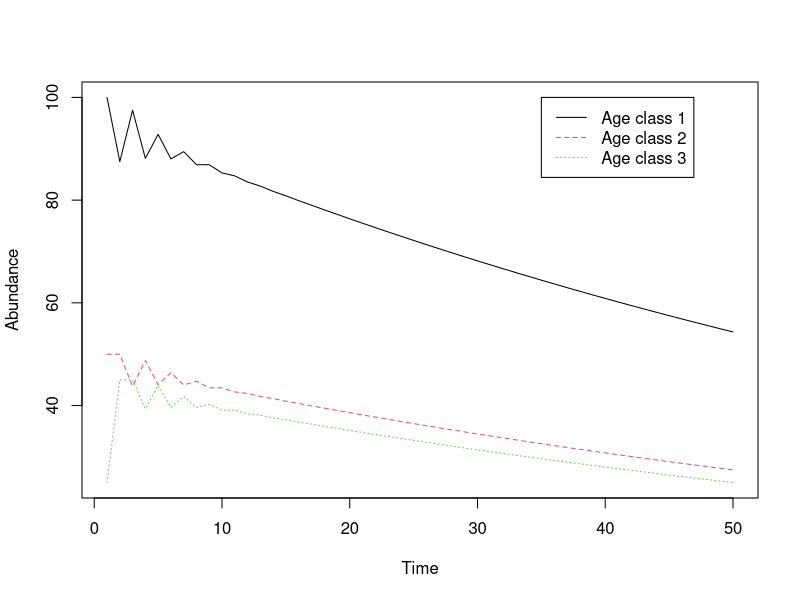
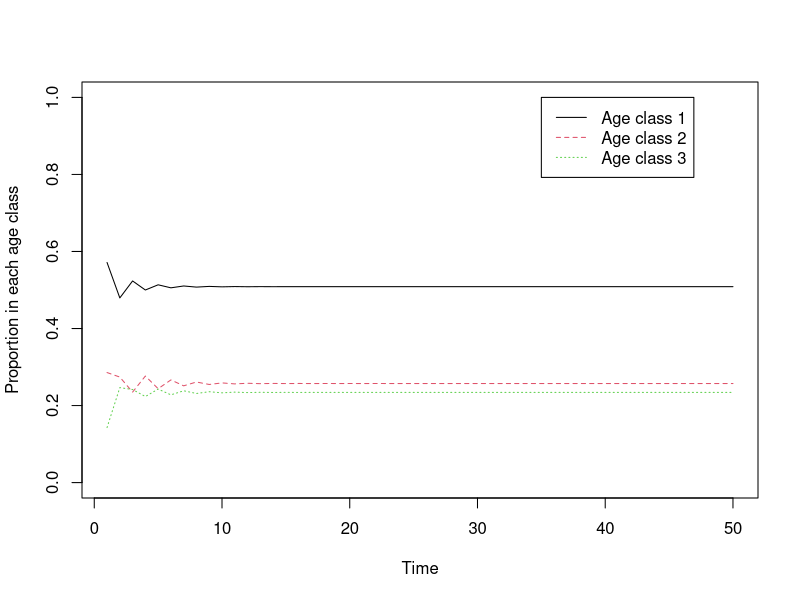
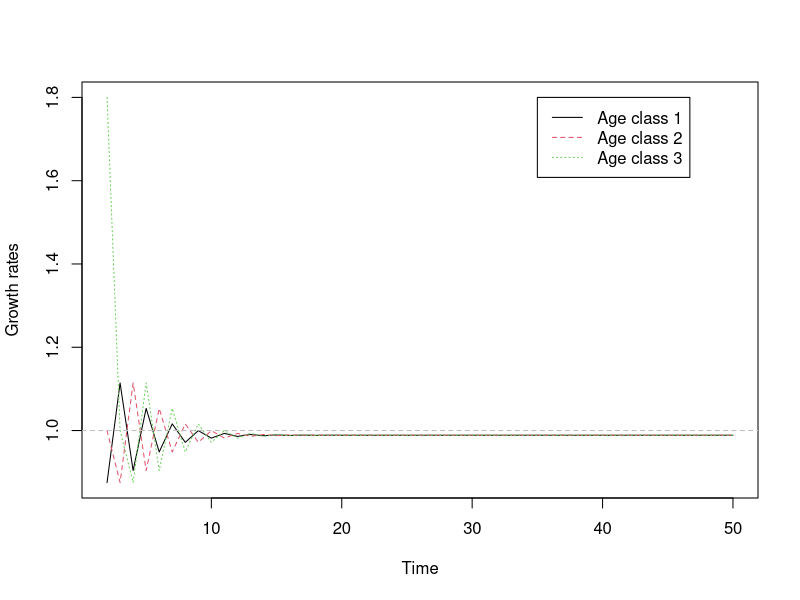

Generate these figures, in order, with R:
## ---- chunk 1
#| label: ex1-A
A <- matrix(c(0.0, 1.5, 0.5,  ## The fecundities
              0.5, 0.0, 0.0,  ## The first value is s1
              0.0, 0.9, 0.0), ## The second value is s2
            nrow=3, ncol=3, byrow=TRUE)
A
## ---- chunk 2
#| label: ex1-n0
years <- 1:50
nYears <- length(years)
n <- matrix(NA, nYears, 3)
n[1,] <- c(100, 50, 25)    ## Initial abundance
## ---- chunk 3
#| label: ex1-proj
for(t in 2:nYears) {
  n[t,] <- A %*% n[t-1,]   ## Matrix multiplication
}
## ---- chunk 4
#| label: ex1-plot
#| fig-align: 'center'
matplot(years, n, type="l", pch=16, xlab="Time", ylab="Abundance")
legend(35, 100, c("Age class 1", "Age class 2", "Age class 3"), col=1:3, lty=1:3)
## ---- chunk 5
#| label: ex1-AD
#| fig-align: 'center'
N <- rowSums(n) ## Total abundance each year
c <- n/N        ## This works because of R's recycling rules
matplot(years, c, type="l", pch=16, ylim=c(0, 1), xlab="Time",
        ylab="Proportion in each age class")
legend(35, 1, c("Age class 1", "Age class 2", "Age class 3"), col=1:3, lty=1:3)
## ---- chunk 6
#| label: ex-AD-proj
SAD.proj <- c[nYears,]
SAD.proj
## ---- chunk 7
#| label: ex1-lam_it
#| out-width: '85%'
#| fig-align: 'center'
lambda.it <- n[-1,]/n[-nYears,] ## Divide each row by the row before it
matplot(years[-1], ## There are nYears-1 *intervals* between years
        lambda.it, type="l", pch=16, xlab="Time", ylab="Growth rates")
abline(h=1, lty=2, col="grey") ## Horizontal line
legend(35, 1.8, c("Age class 1", "Age class 2", "Age class 3"), col=1:3, lty=1:3)
## ---- chunk 8
#| label: ex-lam-proj
lambda.it[nYears-1,] ## These should all be the same
lambda.proj <- lambda.it[nYears-1,1]
lambda.proj ## Asymptotic growth rate
## ---- chunk 9
#| label: ex1-lam
eA <- eigen(A)
lambda <- Re(eA$values[1])  ## Dominant eigenvalue is the 
lambda                      ## asymptotic growth rate
## ---- chunk 10
#| label: ex1-lam-check
lambda.proj
lambda
## ---- chunk 11
#| label: ex1-sad
SADu <- Re(eA$vectors[,1])  ## Right eigenvector is stable age dist
SAD <- SADu/sum(SADu)
SAD
## ---- chunk 12
#| label: ex1-sad-check
SAD
SAD.proj
## ---- chunk 13
#| label: ex1-rv
eAT <- eigen(t(A))
RVu <- Re(eAT$vectors[,1]) ## Left eigenvector gives the RVs
RV <- RVu/RVu[1]           ## Standard to divide by first RV
RV
